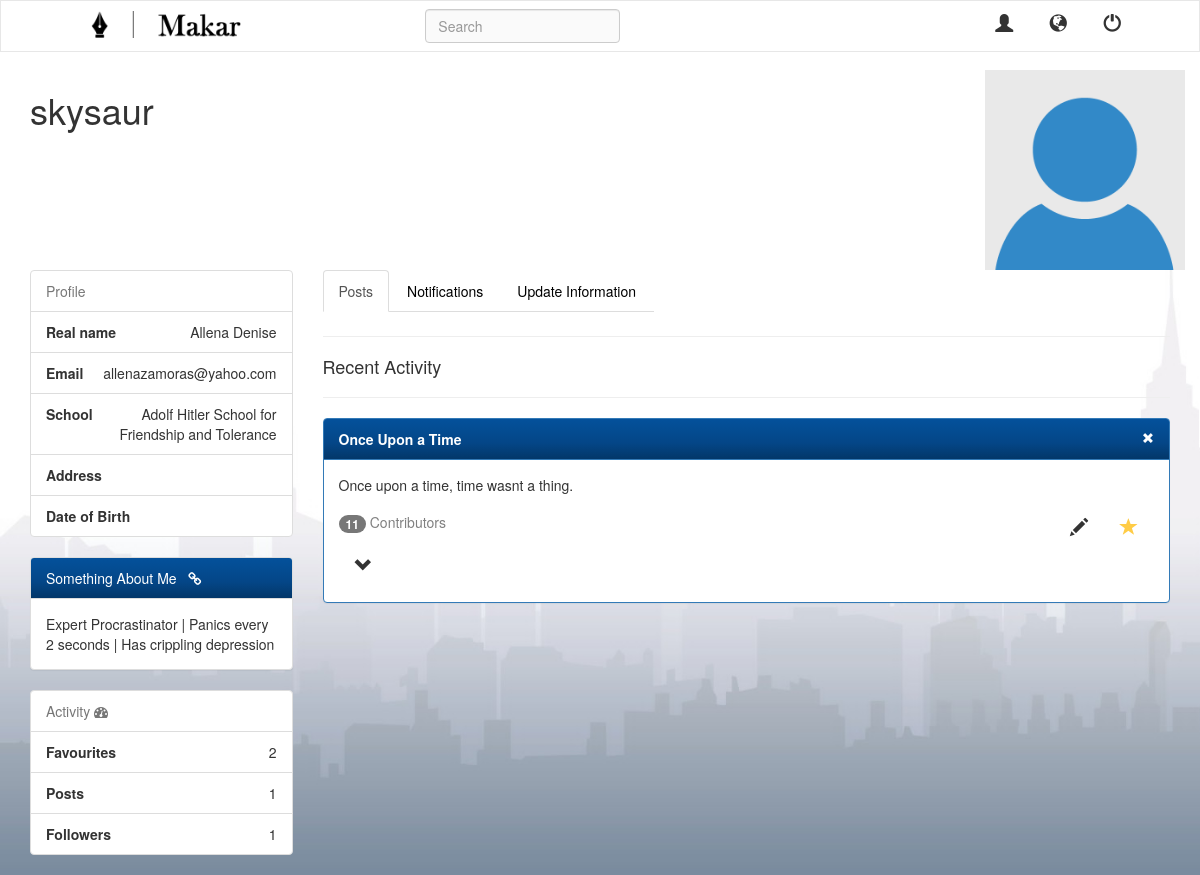
The app's page /profile.php (signed in) with its own data.
### tables this page shows
CREATE TABLE `users` (
  `user_id` int(11) NOT NULL,
  `name` varchar(50) DEFAULT NULL,
  `username` varchar(50) NOT NULL,
  `email` varchar(50) DEFAULT NULL,
  `password` varchar(50) DEFAULT NULL,
  `address` varchar(50) DEFAULT NULL,
  `school` varchar(50) DEFAULT NULL,
  `dob` date DEFAULT NULL,
  `about` varchar(150) DEFAULT NULL,
  `profile_pic` varchar(50) DEFAULT 'default.png'
);

CREATE TABLE `post` (
  `post_id` int(11) NOT NULL,
  `post_title` varchar(70) DEFAULT NULL,
  `post` varchar(170) DEFAULT NULL,
  `no_contri` int(11) DEFAULT '0',
  `author_id` int(11) DEFAULT NULL,
  `pdate` datetime DEFAULT CURRENT_TIMESTAMP
);

### profile.php (the view, shortened to what this page needs)
<!DOCTYPE html>
<html lang="en">
<head>
    <link rel="stylesheet" type="text/css" href="dist/css/bootstrap.min.css">
    <link rel="stylesheet" href="css/animate.css">
</head>
<body>
    <div class='container-fluid'>
      <?php
  		require("navbar.php");
  		if(isset($_GET['id'])){
        		$id = $_GET['id'];
        	}else{
        		$id = $_SESSION['user_id'];
        	}
          $query = mysqli_query($conn,"SELECT * FROM users WHERE user_id='{$id}'");
          $row = mysqli_fetch_assoc($query);
  	  ?>
      <div class="container animated fadeIn">
        <div class="row">
            <div class="col-sm-8" id="username"><h1><?php echo $row['username']?></h1>
            </div>
            <div class="col-sm-4 pull-right" id="prof_pic">
                <?php
                    if($row['profile_pic'] == ""){
                      echo "<img title='profile image' class='img-responsive' src='img/default.png' alt='Default Profile Pic'>";
                    } else {
                      echo "<img title='profile image' class='img-responsive img-thumbnail' src='img/".$row['profile_pic']."' alt='Profile Pic'>";
                    }
                    echo "<br>";
                ?>
            </div>
        </div>
        <div class="row">
          <div class="col-sm-3">
              <ul class="list-group">
                <li class="list-group-item text-muted">Profile</li>
                <li class='list-group-item text-right' id="name"><span class='pull-left'><strong>Real name</strong></span><?php echo $row["name"]?></li>
                <li class='list-group-item text-right' id='email'><span class='pull-left'><strong>Email</strong></span>
                  <?php if($row["email"]!=""){
                          echo $row["email"];
                        }else{
                          echo "&nbsp;&nbsp;&nbsp;&nbsp;";
                        }
                  ?>
                </li>
                <li class='list-group-item text-right' id='school'><span class='pull-left'><strong>School</strong></span>
                  <?php if($row["school"]!=""){
                          echo $row["school"];
                        }else{
                          echo "&nbsp;&nbsp;&nbsp;&nbsp;";
                        }
                  ?>
                </li>
                <li class='list-group-item text-right' id='address'><span class='pull-left'><strong>Address</strong></span>
                </li>
                <li class='list-group-item text-right' id='dob'><span class='pull-left'><strong>Date of Birth</strong></span>
                </li>
              </ul>
              <link rel="stylesheet" type="text/css" href="css/font-awesome.min.css">
              <div class="panel panel-default">
                <div class="panel-heading">Something About Me&nbsp &nbsp<i class="fa fa-link fa-1x"></i></div>
                <div class="panel-body" id="about"><?php echo $row["about"] ?></div>
              </div>
              <ul class="list-group">
                <li class="list-group-item text-muted">Activity <i class="fa fa-dashboard fa-1x"></i></li>
                <li class="list-group-item text-right" id="favourites"><span class="pull-left"><strong>Favourites</strong></span>
                  <?php
                    $userpostsquery = mysqli_query($conn,"SELECT post_id FROM post WHERE author_id='{$row['user_id']}'");
                    $totalfaves = 0;
                    while($userposts = mysqli_fetch_assoc($userpostsquery)){
                      $favequery = mysqli_query($conn,"SELECT COUNT(post_id) AS faves FROM favourite WHERE post_id='{$userposts['post_id']}'");
                      $fave = mysqli_fetch_assoc($favequery);
                      $totalfaves += $fave['faves'];
                    }
                    echo $totalfaves;
                  ?>
                </li>
                <li class="list-group-item text-right" id="posts"><span class="pull-left"><strong>Posts</strong></span>
                  <?php
                    $postquery = mysqli_query($conn,"SELECT COUNT(post_id) FROM post WHERE author_id='{$row['user_id']}'");
                    $postcount = mysqli_fetch_row($postquery);
                    echo $postcount[0];
                  ?>
                </li>
                <li class="list-group-item text-right" id="followers"><span class="pull-left"><strong>Followers</strong></span>
                  <?php
                    $followerquery = mysqli_query($conn,"SELECT COUNT(follower_id) FROM followers WHERE user_id='{$row['user_id']}'");
                    $followercount = mysqli_fetch_row($followerquery);
                    echo ($followercount[0]-1);
                  ?>
                </li>
              </ul>
          </div>
          <div class="col-sm-9">
              <ul class="nav nav-tabs" id="myTab">
                <li class="active"><a href="#post" data-toggle="tab">Posts</a></li>
                <li><a href="#notification" <?php if($id!=$_SESSION["user_id"]){ echo "class='hidden'"; } ?> data-toggle="tab">Notifications</a></li>
                <li><a href="#update" <?php if($id!=$_SESSION["user_id"]){ echo "class='hidden'"; } ?> data-toggle="tab">Update Information</a></li>
              </ul>
              <div class="tab-content">
                 <div class="tab-pane active posts" id="post">
                     <hr>
                      <h4>Recent Activity</h4>
                      <hr>
  				   	 <?php
                  require("connectdb.php");
                  $qpost = "SELECT * FROM post WHERE author_id='{$id}' ORDER BY pdate DESC";
                  $posts = mysqli_query($conn, $qpost);
                  if($posts->num_rows > 0){
                    while($post = $posts->fetch_assoc()){
                      echo '<div class="panel panel-primary">
                              <div class="panel-heading"><strong>'.$post["post_title"].'</strong><small class="edit white ';
                      if($id!=$_SESSION["user_id"]){ echo "hidden"; }
                      echo '"><span class="glyphicon glyphicon-remove remove" aria-hidden="true" aria-label="down"></span></small>
                              </div>
                              <input type="hidden" value="'.$post["author_id"].'">
                              <div class="panel-body">
                                <p>'.$post["post"].'</p>
                                <div class="row">
                                <div class="col-lg-4">
                                  <h5 class="contri"><span class="badge">'.$post["no_contri"].'</span> Contributors</h5>
                                  <button type="button" class="btn btn-default btn-lg comments">
                                    <span class="glyphicon glyphicon-chevron-down" aria-hidden="true" aria-label="down"></span>
                                  </button>
                                </div>
                              <div class="col-lg-4 col-lg-offset-4 editing">
                                <input type="hidden" value="'.$post["post_id"].'">
                                <button type="button" class="btn btn-default btn-lg edit favourite">
                                  <span class="glyphicon glyphicon-star" aria-hidden="true" aria-label="favourite" id="i'.$post["post_id"].'"></span>
                                </button>
                                <button type="button" class="btn btn-default btn-lg edit add_c" data-toggle="modal" data-target="#contribute">
                                  <span class="glyphicon glyphicon-pencil" aria-hidden="true" aria-label="pencil"></span>
                                </button>
                              </div>
                            </div>
                            <ul class="list-group contributionpane">';
                      echo"</ul>
                            </div>
                            </div>";
                    }
                  }
                ?>
                 </div>
              </div>
          </div>
        </div>
      </div>
    </div>
</body>
</html>

### navbar.php (shortened to what this page needs)
<div class='row navi'>
			<nav class="navbar navbar-default">
				<div class="container-fluid" id="container">
					<div class="navbar-header">
						<div class="col-lg-12">
							<div class="col-lg-2">
								<a class="navbar-brand" href="homepage.php">
									<img id="logo" src="img/logo1.png">
								</a>
							</div>
							<div class="nav col-lg-3 col-lg-offset-2 col-md-offset-1">
								<form method="POST" action="search.php" class="navbar-form" role="search">
									<input name="search" id="search" type="text" class="form-control" placeholder="Search">
								</form>
							</div>
							<div class="nav col-lg-2 col-lg-offset-3 col-md-offset-1" id="options">
								<a class="btn btn-default btn-lg" href="profile.php"><span class="glyphicon glyphicon-user" aria-hidden="true" aria-label="User"></span></a>
								<div class="dropdown" style="display:inline;">
									<button type="button" class="btn btn-default btn-lg dropdown-toggle" id="notif" data-toggle="dropdown">
										<span class="glyphicon glyphicon-globe" aria-hidden="true" aria-label="Notifications"></span>
									</button>
								</div>
								<a class="btn btn-default btn-lg" href="logout.php"><span class="glyphicon glyphicon-off" aria-hidden="true" aria-label="Log-out"></span></a>
							</div>
						</div>
					</div>
				</div>
			</nav>
		</div>

### profile.php (style rules this page uses)
body { background-image: url("img/website-background.jpg"); background-attachment: fixed; background-size: cover; margin: 0px; }
.nav, .navbar-form, .btn { display: inline-block; }
.navi { height: 70px; }
.navbar { min-width: 100%; position: fixed; z-index: 1; border-radius: 0px; }
.navbar-default { background-color: #ffffff; }
.navbar-header, #container { width: 100%; height: 50px; }
.navbar-brand { padding-top: 10px; padding-left: 60px }
.form-control { background-color: #fafafa; width: 300px; !important }
.btn-default { border: 0px; }
.edit { float: right; }
.contri { color: gray; }
a { color: black; }
.panel-heading,.btn-primary { background-image: linear-gradient(#04519b,#044687 60%,#033769); color: #fff !important; }
.white { color: white; }
.glyphicon-star { color: rgb(0, 0, 0); }
#logo { width: 150px; }
#prof_pic { height: 200px; width: 200px; padding: 0; }

### records on screen
users: username "skysaur", name "Allena Denise", email "allenazamoras@yahoo.com", school "Adolf Hitler School for Friendship and Tolerance", about "Expert Procrastinator | Panics every 2 seconds | Has crippling depression"
post: post_title "Once Upon a Time", post "Once upon a time, time wasnt a thing.", no_contri "11"

### other values on screen
$totalfaves "2"
$postcount[0] "1"
$followercount[0]-1 "1"
